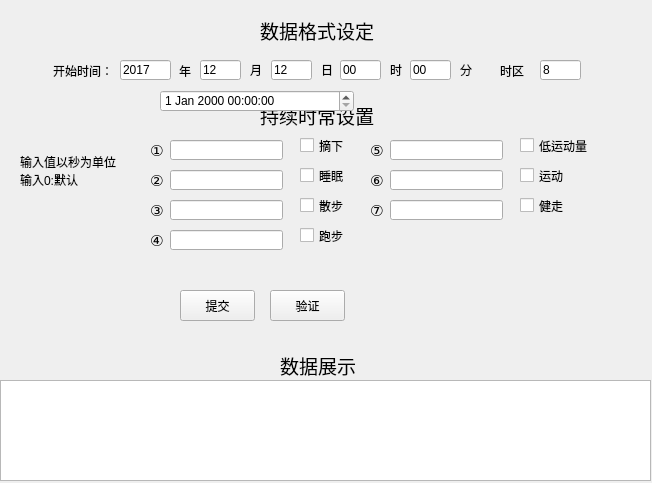
<?xml version="1.0" encoding="UTF-8"?>
<ui version="4.0">
 <class>Form</class>
 <widget class="QWidget" name="Form">
  <property name="geometry">
   <rect>
    <x>0</x>
    <y>0</y>
    <width>652</width>
    <height>483</height>
   </rect>
  </property>
  <property name="windowTitle">
   <string>Form</string>
  </property>
  <widget class="QCheckBox" name="checkBox">
   <property name="geometry">
    <rect>
     <x>300</x>
     <y>130</y>
     <width>81</width>
     <height>31</height>
    </rect>
   </property>
   <property name="text">
    <string>摘下</string>
   </property>
  </widget>
  <widget class="QLabel" name="label">
   <property name="geometry">
    <rect>
     <x>260</x>
     <y>10</y>
     <width>131</width>
     <height>41</height>
    </rect>
   </property>
   <property name="font">
    <font>
     <pointsize>14</pointsize>
    </font>
   </property>
   <property name="text">
    <string>数据格式设定</string>
   </property>
  </widget>
  <widget class="QLabel" name="label_2">
   <property name="geometry">
    <rect>
     <x>53</x>
     <y>60</y>
     <width>61</width>
     <height>21</height>
    </rect>
   </property>
   <property name="text">
    <string>开始时间：</string>
   </property>
  </widget>
  <widget class="QLineEdit" name="lineEdit">
   <property name="geometry">
    <rect>
     <x>120</x>
     <y>60</y>
     <width>51</width>
     <height>20</height>
    </rect>
   </property>
   <property name="text">
    <string>2017</string>
   </property>
  </widget>
  <widget class="QLabel" name="label_3">
   <property name="geometry">
    <rect>
     <x>179</x>
     <y>60</y>
     <width>21</width>
     <height>21</height>
    </rect>
   </property>
   <property name="text">
    <string>年</string>
   </property>
  </widget>
  <widget class="QLineEdit" name="lineEdit_2">
   <property name="geometry">
    <rect>
     <x>200</x>
     <y>60</y>
     <width>41</width>
     <height>20</height>
    </rect>
   </property>
   <property name="text">
    <string>12</string>
   </property>
  </widget>
  <widget class="QLabel" name="label_4">
   <property name="geometry">
    <rect>
     <x>250</x>
     <y>60</y>
     <width>21</width>
     <height>20</height>
    </rect>
   </property>
   <property name="text">
    <string>月</string>
   </property>
  </widget>
  <widget class="QLabel" name="label_5">
   <property name="geometry">
    <rect>
     <x>500</x>
     <y>60</y>
     <width>31</width>
     <height>21</height>
    </rect>
   </property>
   <property name="text">
    <string>时区</string>
   </property>
  </widget>
  <widget class="QLineEdit" name="lineEdit_3">
   <property name="geometry">
    <rect>
     <x>540</x>
     <y>60</y>
     <width>41</width>
     <height>20</height>
    </rect>
   </property>
   <property name="text">
    <string>8</string>
   </property>
  </widget>
  <widget class="QLineEdit" name="lineEdit_4">
   <property name="geometry">
    <rect>
     <x>271</x>
     <y>60</y>
     <width>41</width>
     <height>20</height>
    </rect>
   </property>
   <property name="text">
    <string>12</string>
   </property>
  </widget>
  <widget class="QLabel" name="label_6">
   <property name="geometry">
    <rect>
     <x>321</x>
     <y>60</y>
     <width>21</width>
     <height>20</height>
    </rect>
   </property>
   <property name="text">
    <string>日</string>
   </property>
  </widget>
  <widget class="QLabel" name="label_7">
   <property name="geometry">
    <rect>
     <x>390</x>
     <y>60</y>
     <width>21</width>
     <height>20</height>
    </rect>
   </property>
   <property name="text">
    <string>时</string>
   </property>
  </widget>
  <widget class="QLineEdit" name="lineEdit_5">
   <property name="geometry">
    <rect>
     <x>340</x>
     <y>60</y>
     <width>41</width>
     <height>20</height>
    </rect>
   </property>
   <property name="text">
    <string>00</string>
   </property>
  </widget>
  <widget class="QLabel" name="label_8">
   <property name="geometry">
    <rect>
     <x>460</x>
     <y>60</y>
     <width>21</width>
     <height>20</height>
    </rect>
   </property>
   <property name="text">
    <string>分</string>
   </property>
  </widget>
  <widget class="QLineEdit" name="lineEdit_6">
   <property name="geometry">
    <rect>
     <x>410</x>
     <y>60</y>
     <width>41</width>
     <height>20</height>
    </rect>
   </property>
   <property name="text">
    <string>00</string>
   </property>
  </widget>
  <widget class="QCheckBox" name="checkBox_2">
   <property name="geometry">
    <rect>
     <x>300</x>
     <y>160</y>
     <width>81</width>
     <height>31</height>
    </rect>
   </property>
   <property name="text">
    <string>睡眠</string>
   </property>
  </widget>
  <widget class="QCheckBox" name="checkBox_3">
   <property name="geometry">
    <rect>
     <x>300</x>
     <y>190</y>
     <width>81</width>
     <height>31</height>
    </rect>
   </property>
   <property name="text">
    <string>散步</string>
   </property>
  </widget>
  <widget class="QCheckBox" name="checkBox_4">
   <property name="geometry">
    <rect>
     <x>300</x>
     <y>220</y>
     <width>81</width>
     <height>31</height>
    </rect>
   </property>
   <property name="text">
    <string>跑步</string>
   </property>
  </widget>
  <widget class="QCheckBox" name="checkBox_5">
   <property name="geometry">
    <rect>
     <x>520</x>
     <y>130</y>
     <width>81</width>
     <height>31</height>
    </rect>
   </property>
   <property name="text">
    <string>低运动量</string>
   </property>
  </widget>
  <widget class="QCheckBox" name="checkBox_6">
   <property name="geometry">
    <rect>
     <x>520</x>
     <y>160</y>
     <width>81</width>
     <height>31</height>
    </rect>
   </property>
   <property name="text">
    <string>运动</string>
   </property>
  </widget>
  <widget class="QCheckBox" name="checkBox_7">
   <property name="geometry">
    <rect>
     <x>520</x>
     <y>190</y>
     <width>81</width>
     <height>31</height>
    </rect>
   </property>
   <property name="text">
    <string>健走</string>
   </property>
  </widget>
  <widget class="QLineEdit" name="lineEdit_7">
   <property name="geometry">
    <rect>
     <x>170</x>
     <y>140</y>
     <width>113</width>
     <height>20</height>
    </rect>
   </property>
  </widget>
  <widget class="QLineEdit" name="lineEdit_8">
   <property name="geometry">
    <rect>
     <x>170</x>
     <y>170</y>
     <width>113</width>
     <height>20</height>
    </rect>
   </property>
  </widget>
  <widget class="QLineEdit" name="lineEdit_9">
   <property name="geometry">
    <rect>
     <x>170</x>
     <y>200</y>
     <width>113</width>
     <height>20</height>
    </rect>
   </property>
  </widget>
  <widget class="QLineEdit" name="lineEdit_10">
   <property name="geometry">
    <rect>
     <x>170</x>
     <y>230</y>
     <width>113</width>
     <height>20</height>
    </rect>
   </property>
  </widget>
  <widget class="QLabel" name="label_9">
   <property name="geometry">
    <rect>
     <x>260</x>
     <y>100</y>
     <width>121</width>
     <height>31</height>
    </rect>
   </property>
   <property name="font">
    <font>
     <pointsize>14</pointsize>
    </font>
   </property>
   <property name="text">
    <string>持续时常设置</string>
   </property>
  </widget>
  <widget class="QLineEdit" name="lineEdit_11">
   <property name="geometry">
    <rect>
     <x>390</x>
     <y>200</y>
     <width>113</width>
     <height>20</height>
    </rect>
   </property>
  </widget>
  <widget class="QLineEdit" name="lineEdit_12">
   <property name="geometry">
    <rect>
     <x>390</x>
     <y>140</y>
     <width>113</width>
     <height>20</height>
    </rect>
   </property>
  </widget>
  <widget class="QLineEdit" name="lineEdit_13">
   <property name="geometry">
    <rect>
     <x>390</x>
     <y>170</y>
     <width>113</width>
     <height>20</height>
    </rect>
   </property>
  </widget>
  <widget class="QLabel" name="label_10">
   <property name="geometry">
    <rect>
     <x>280</x>
     <y>350</y>
     <width>81</width>
     <height>31</height>
    </rect>
   </property>
   <property name="font">
    <font>
     <pointsize>14</pointsize>
    </font>
   </property>
   <property name="text">
    <string>数据展示</string>
   </property>
  </widget>
  <widget class="QTextEdit" name="textEdit">
   <property name="geometry">
    <rect>
     <x>0</x>
     <y>380</y>
     <width>651</width>
     <height>101</height>
    </rect>
   </property>
  </widget>
  <widget class="QPushButton" name="pushButton">
   <property name="geometry">
    <rect>
     <x>180</x>
     <y>290</y>
     <width>75</width>
     <height>31</height>
    </rect>
   </property>
   <property name="text">
    <string>提交</string>
   </property>
  </widget>
  <widget class="QLabel" name="label_11">
   <property name="geometry">
    <rect>
     <x>20</x>
     <y>140</y>
     <width>101</width>
     <height>61</height>
    </rect>
   </property>
   <property name="text">
    <string>输入值以秒为单位
输入0:默认</string>
   </property>
  </widget>
  <widget class="QLabel" name="label_12">
   <property name="geometry">
    <rect>
     <x>150</x>
     <y>140</y>
     <width>20</width>
     <height>21</height>
    </rect>
   </property>
   <property name="font">
    <font>
     <pointsize>11</pointsize>
    </font>
   </property>
   <property name="text">
    <string>①</string>
   </property>
  </widget>
  <widget class="QLabel" name="label_13">
   <property name="geometry">
    <rect>
     <x>150</x>
     <y>170</y>
     <width>20</width>
     <height>21</height>
    </rect>
   </property>
   <property name="font">
    <font>
     <pointsize>11</pointsize>
    </font>
   </property>
   <property name="text">
    <string>②</string>
   </property>
  </widget>
  <widget class="QLabel" name="label_14">
   <property name="geometry">
    <rect>
     <x>150</x>
     <y>200</y>
     <width>20</width>
     <height>21</height>
    </rect>
   </property>
   <property name="font">
    <font>
     <pointsize>11</pointsize>
    </font>
   </property>
   <property name="text">
    <string>③</string>
   </property>
  </widget>
  <widget class="QLabel" name="label_15">
   <property name="geometry">
    <rect>
     <x>150</x>
     <y>230</y>
     <width>20</width>
     <height>21</height>
    </rect>
   </property>
   <property name="font">
    <font>
     <pointsize>11</pointsize>
    </font>
   </property>
   <property name="text">
    <string>④</string>
   </property>
  </widget>
  <widget class="QLabel" name="label_16">
   <property name="geometry">
    <rect>
     <x>370</x>
     <y>140</y>
     <width>20</width>
     <height>21</height>
    </rect>
   </property>
   <property name="font">
    <font>
     <pointsize>11</pointsize>
    </font>
   </property>
   <property name="text">
    <string>⑤</string>
   </property>
  </widget>
  <widget class="QLabel" name="label_17">
   <property name="geometry">
    <rect>
     <x>370</x>
     <y>170</y>
     <width>20</width>
     <height>21</height>
    </rect>
   </property>
   <property name="font">
    <font>
     <pointsize>11</pointsize>
    </font>
   </property>
   <property name="text">
    <string>⑥</string>
   </property>
  </widget>
  <widget class="QLabel" name="label_18">
   <property name="geometry">
    <rect>
     <x>370</x>
     <y>200</y>
     <width>20</width>
     <height>21</height>
    </rect>
   </property>
   <property name="font">
    <font>
     <pointsize>11</pointsize>
    </font>
   </property>
   <property name="text">
    <string>⑦</string>
   </property>
  </widget>
  <widget class="QPushButton" name="pushButton_2">
   <property name="geometry">
    <rect>
     <x>270</x>
     <y>290</y>
     <width>75</width>
     <height>31</height>
    </rect>
   </property>
   <property name="text">
    <string>验证</string>
   </property>
  </widget>
  <widget class="QDateTimeEdit" name="dateTimeEdit">
   <property name="geometry">
    <rect>
     <x>160</x>
     <y>90</y>
     <width>194</width>
     <height>22</height>
    </rect>
   </property>
  </widget>
 </widget>
 <resources/>
 <connections/>
</ui>
